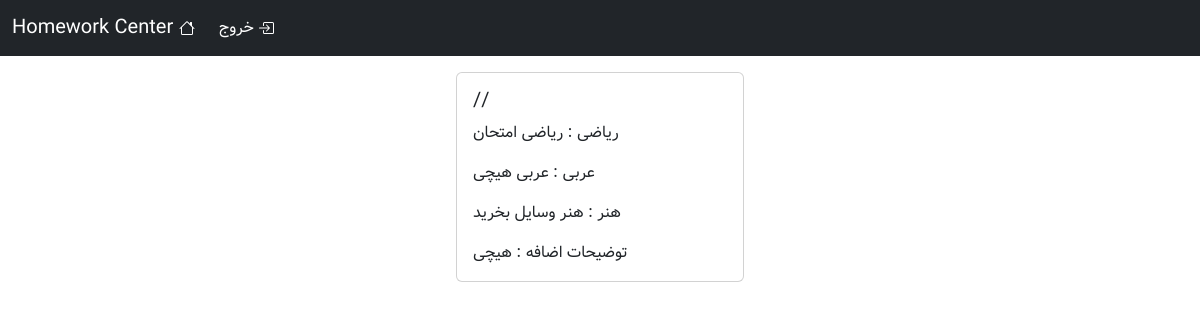
Before: / (signed in) with the older database file.
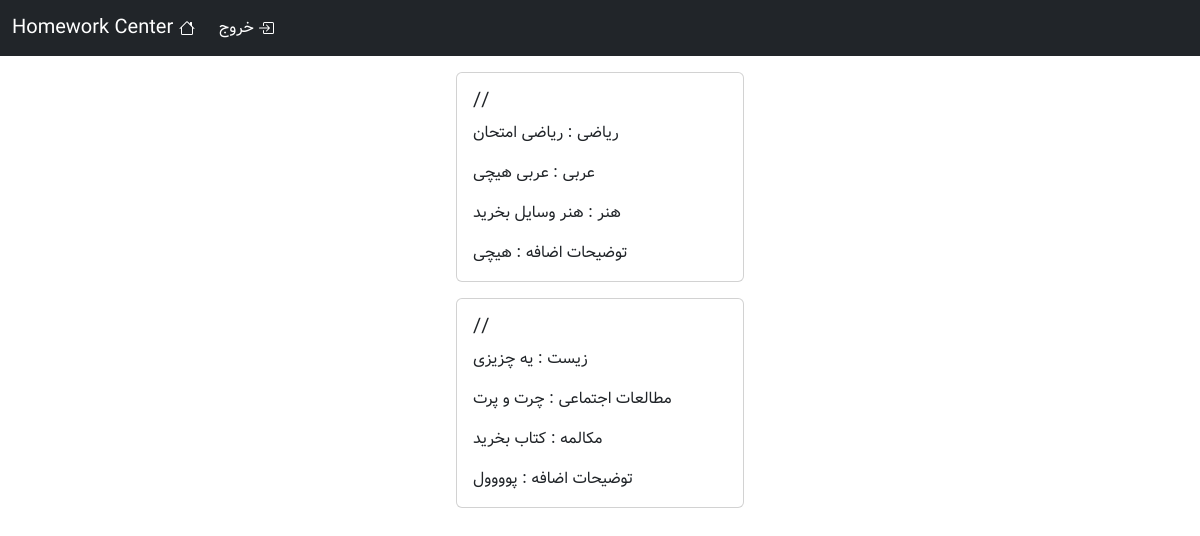
After: the same page with the newer database file.
### homework/models.py (models this page shows, shortened)
class WriteHomework(models.Model):
    date = models.DateField(blank=False)
    math = models.CharField(max_length=100 , blank=True)
    literature = models.CharField(max_length=100 , blank=True)
    biology = models.CharField(max_length=100 , blank=True)
    physics = models.CharField(max_length=100 , blank=True)
    religious = models.CharField(max_length=100 , blank=True)
    Defense_readiness = models.CharField(max_length=100 , blank=True)
    Social_studies = models.CharField(max_length=100 , blank=True)
    english = models.CharField(max_length=100 , blank=True)
    conversation = models.CharField(max_length=100 , blank=True)
    arabic = models.CharField(max_length=100 , blank=True)
    quran = models.CharField(max_length=100 , blank=True)
    writeing = models.CharField(max_length=100 , blank=True)
    art = models.CharField(max_length=100 , blank=True)
    more_description = models.TextField(max_length=250,blank=True)

### main/views.py (the view, shortened to what this page needs)
# urls.py: path('',views.MainPage.as_view(),name='main_page'),
class MainPage(LoginRequiredMixin,View):
    def get(self,request):
        allmodels = models.WriteHomework.objects.all()
        for model in allmodels:
            miladi_date = date(year=model.date.year,month=model.date.month,day=model.date.day).togregorian()
            shamsi_date = date.fromgregorian(year = miladi_date.year , month = miladi_date.month , day = miladi_date.day)
            model.date = f"{shamsi_date.year}/{shamsi_date.month}/{shamsi_date.day} {shamsi_date.strftime('%A')}"
            full_date = model.date
            if "Saturday" in full_date:
                model.date = full_date.replace('Saturday','شنبه')
            if "Sunday" in full_date:
                model.date = full_date.replace('Sunday','یکشنبه')
            if "Monday" in full_date:
                model.date = full_date.replace('Monday','دوشنبه')
            if "Tuesday" in full_date:
                model.date = full_date.replace('Tuesday','سه شنبه')
            if "Wednesday" in full_date:
                model.date = full_date.replace('Wednesday','چهارشنبه')
        sorted_models = sorted(allmodels, key=lambda x: x.date, reverse=True)
        return render(request,'main/mainpage.html',{"models":sorted_models})

### main/templates/main/mainpage.html (shortened to what this page needs)
{% extends "base.html" %}
{% block body %}
    {% for model in models%}
        <div class="card mx-auto mt-3 rounded" style="width: 18rem;">
            <div class="card-body">
                <h5 class="card-title">{{model.date}}</h5>
                {% if model.math != '' %}
                    <p class="card-text">ریاضی : {{model.math}}</p>
                {% endif %}
                {% if model.biology != '' %}
                    <p class="card-text">زیست : {{model.biology}}</p>
                {% endif %}
                {% if model.Social_studies != '' %}
                    <p class="card-text">مطالعات اجتماعی : {{model.Social_studies}}</p>
                {% endif %}
                {% if model.conversation != '' %}
                    <p class="card-text">مکالمه : {{model.conversation}}</p>
                {% endif %}
                {% if model.arabic != '' %}
                    <p class="card-text">عربی : {{model.arabic}}</p>
                {% endif %}
                {% if model.art != '' %}
                    <p class="card-text">هنر : {{model.art}}</p>
                {% endif %}
                {% if model.more_description != '' %}
                    <p class="card-text">توضیحات اضافه : {{model.more_description}}</p>
                {% endif %}
            </div>
        </div>
    {% endfor %}
{% endblock body %}

Changed rows visible on the page:
added WriteHomework: date "//", biology "یه چزیزی", Social_studies "چرت و پرت", conversation "کتاب بخرید", more_description "پوووول"
